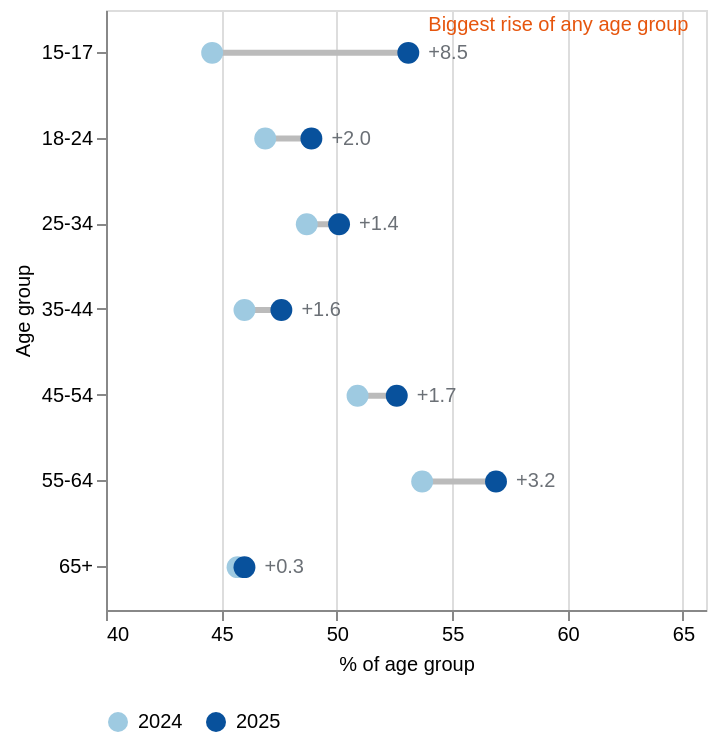

Write a Vega-Lite specification for this figure.
### Vega-Lite specification from a JSON file in a GitHub repository (floating-point values rounded to 4 significant figures)
{"$schema": "https://vega.github.io/schema/vega-lite/v5.json", "width": "container", "height": 300, "data": {"values": [{"age": "15-17", "rate2024": 44.6, "rate2025": 53.1}, {"age": "18-24", "rate2024": 46.9, "rate2025": 48.9}, {"age": "25-34", "rate2024": 48.7, "rate2025": 50.1}, {"age": "35-44", "rate2024": 46.0, "rate2025": 47.6}, {"age": "45-54", "rate2024": 50.9, "rate2025": 52.6}, {"age": "55-64", "rate2024": 53.7, "rate2025": 56.9}, {"age": "65+", "rate2024": 45.7, "rate2025": 46.0}]}, "transform": [{"calculate": "datum.rate2025 - datum.rate2024", "as": "Change"}], "encoding": {"y": {"field": "age", "type": "ordinal", "title": "Age group"}}, "layer": [{"mark": {"type": "rule", "color": "#bbbbbb", "strokeWidth": 3}, "encoding": {"x": {"field": "rate2024", "type": "quantitative", "title": "% of age group", "scale": {"domain": [40, 66]}}, "x2": {"field": "rate2025"}}}, {"transform": [{"fold": ["rate2024", "rate2025"], "as": ["Year", "Rate"]}, {"calculate": "replace(datum.Year, 'rate', '')", "as": "Year"}], "mark": {"type": "circle", "size": 120, "opacity": 1}, "encoding": {"x": {"field": "Rate", "type": "quantitative"}, "color": {"field": "Year", "type": "nominal", "scale": {"domain": ["2024", "2025"], "range": ["#9ecae1", "#08519c"]}, "legend": {"orient": "bottom", "direction": "horizontal", "title": null}}, "tooltip": [{"field": "age", "type": "nominal", "title": "Age group"}, {"field": "Year", "type": "nominal"}, {"field": "Rate", "type": "quantitative", "title": "Rate (%)", "format": ".1f"}]}}, {"mark": {"type": "text", "align": "left", "dx": 10, "fontSize": 11, "color": "#6b7076"}, "encoding": {"x": {"field": "rate2025", "type": "quantitative"}, "text": {"field": "Change", "type": "quantitative", "format": "+.1f"}}}, {"transform": [{"filter": "datum.age == '15-17'"}], "mark": {"type": "text", "align": "left", "dx": 10, "dy": -14, "fontSize": 11, "fontWeight": 600, "color": "#e6550d"}, "encoding": {"x": {"field": "rate2025", "type": "quantitative"}, "text": {"value": "Biggest rise of any age group"}}}], "config": {"font": "Source Sans 3, sans-serif"}}
